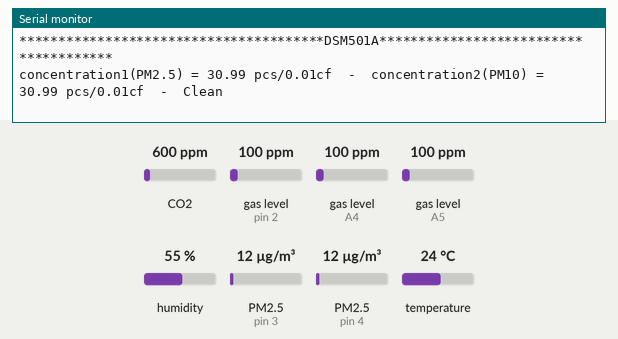
Recording of a sketch running on a simulated Arduino Uno, built with avr-gcc and run on an emulated ATmega328P. On the bench: the last lines printed to the serial monitor. Wiring (inferred from the names in the program): 2 × dust sensor: data pin 3 / data pin 4. Inputs (shaded band) come from the test bench; at power-on: CO2 600 ppm, gas level (sensors on pin 2, A4, A5) 100 ppm, humidity 55 %, PM2.5 (sensors on pin 3, pin 4) 12 µg/m³, temperature 24 °C.

Above: at 1.7 s.
1.8 s: CO2 set to 452 ppm
3.3 s: gas level (sensor on pin 2) set to 20 ppm
4.8 s: gas level (sensor on A4) set to 20 ppm
6.3 s: gas level (sensor on A5) set to 250 ppm
At 7.26 s:
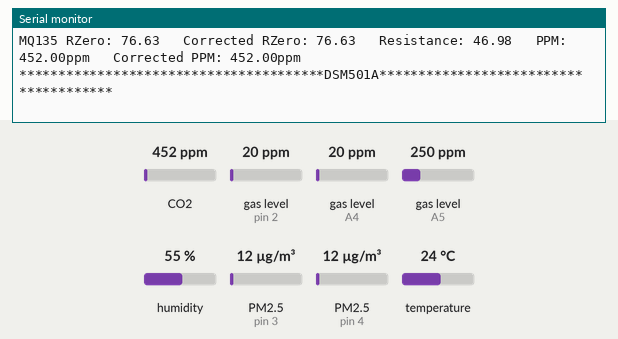
7.8 s: humidity set to 22 %
At 8.9 s:
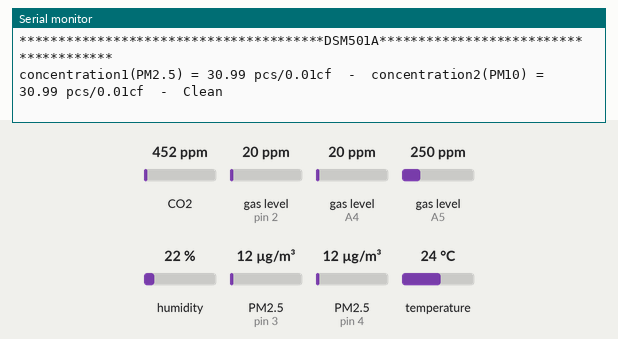
9.3 s: PM2.5 (sensor on pin 3) set to 6 µg/m³
Timing chart, 0 to 11.8 s (numbered marks = the images above; inputs shaded):
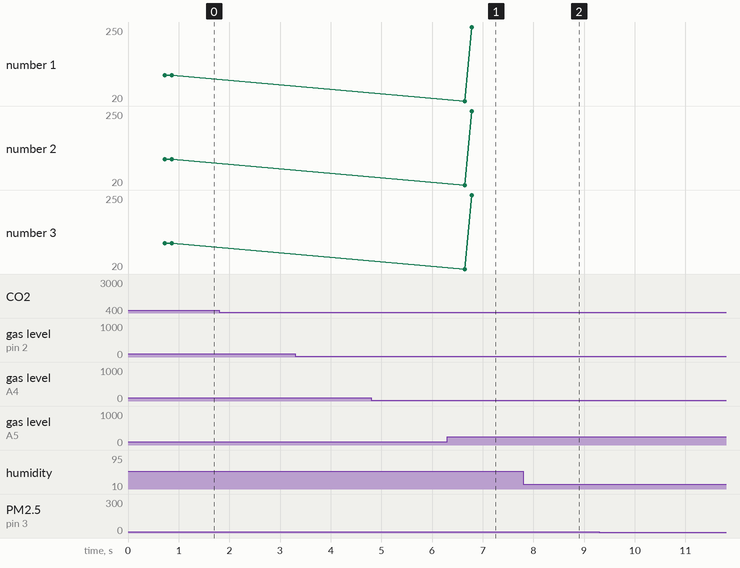

The sketch:

multi_sensor.ino
```cpp
#include <MQ7.h>
#include <MQUnifiedsensor.h> //mq9
#include <MQ2.h>
#include <MQ135.h>
#include <DHT.h>

#define MQ135_PIN A3 // MQ135 Analog Input MQ2_PIN
#define MQ2_PIN  A5
#define MQ7_PIN 2
#define VOLTAGE 5
#define         Board                   ("Arduino UNO")
#define         MQ9_PIN                     (A4)  //Analog input 4 of your arduino
#define         Type                    ("MQ-9") //MQ9
#define         Voltage_Resolution      (5)
#define         ADC_Bit_Resolution      (10) // For arduino UNO/MEGA/NANO
#define         RatioMQ9CleanAir        (9.6) //RS / R0 = 60 ppm
#define dhtpin A2
#define dhttype DHT11
#define pin2 4 // DSM501A
#define pin1 3 // DSM501A

unsigned long sampletime_ms = 5000;//sampe 1s ;
unsigned long duration1;
unsigned long duration2;
unsigned long lowpulseoccupancy1 = 0;
unsigned long lowpulseoccupancy2 = 0;
float ratio1 = 0;
float ratio2 = 0;
float concentration1 = 0;
float concentration2 = 0;

MQ7 mq7(MQ7_PIN, VOLTAGE);
MQUnifiedsensor MQ9(Board, Voltage_Resolution, ADC_Bit_Resolution, MQ9_PIN, Type);
MQ2 mq2(MQ2_PIN);
MQ135 mq135_sensor(MQ135_PIN);
DHT dht(dhtpin, dhttype);

void setup() {
  Serial.begin(9600);
  pinMode(2,INPUT);
  pinMode(3,INPUT);
  while (!Serial) {
    ; // wait for serial connection
  }
  mq7.calibrate();    // calculates R0
  MQ9.setRegressionMethod(1); //_PPM =  a*ratio^b
  MQ9.init();
  mq2.begin();
  float calcR0 = 0;
  for(int i = 1; i<=10; i ++)
  {
    MQ9.update(); // Update data, the arduino will be read the voltage on the analog MQ2_PIN
    calcR0 += MQ9.calibrate(RatioMQ9CleanAir);
    Serial.print(".");
  }
  MQ9.setR0(calcR0/10);
  if(isinf(calcR0)) {Serial.println("MQ-9: Warning: Conection issue founded, R0 is infite (Open circuit detected) please check your wiring and supply"); while(1);}
  if(calcR0 == 0){Serial.println("MQ-9: Warning: Conection issue founded, R0 is zero (Analog MQ2_PIN with short circuit to ground) please check your wiring and supply"); while(1);}
  dht.begin();
}

void loop() {
  Serial.println("\n\n\n\n\n**************************************MQ-7(CO2)***********************************");
  Serial.print("PPM = "); Serial.println(mq7.readPpm());

  Serial.println("\n********************************MQ-9(CO2, GLP, CH2)*******************************");
  MQ9.update(); // Update data, the arduino will be read the voltage on the analog MQ2_PIN
  /*
  Exponential regression:
  GAS     | a      | b
  LPG     | 1000.5 | -2.186
  CH4     | 4269.6 | -2.648
  CO      | 599.65 | -2.244
  */
  MQ9.setA(1000.5); MQ9.setB(-2.186); // Configurate the ecuation values to get LPG concentration
  float LPG = MQ9.readSensor(); // Sensor will read PPM concentration using the model and a and b values setted before or in the setup
  MQ9.setA(4269.6); MQ9.setB(-2.648); // Configurate the ecuation values to get LPG concentration
  float CH4 = MQ9.readSensor(); // Sensor will read PPM concentration using the model and a and b values setted before or in the setup
  MQ9.setA(599.65); MQ9.setB(-2.244); // Configurate the ecuation values to get LPG concentration
  float CO = MQ9.readSensor(); // Sensor will read PPM concentration using the model and a and b values setted before or in the setup
  Serial.print("\tGLP\t|\tCH4\t|\tCO2\t\n");
  Serial.print("\t");Serial.print(LPG);Serial.print("\t");Serial.print("|");Serial.print("\t");Serial.print(CH4);Serial.print("\t");Serial.print("|");Serial.print("\t");Serial.println(CO);

  Serial.println("\n********************************MQ-2(GLP, CO2, Smoke)*******************************");
  float lpg = mq2.readLPG();
  float co = mq2.readCO();
  float smoke = mq2.readSmoke();
  Serial.print("\tGLP\t|\tCO2\t|\tSmoke\t\n");
  Serial.print("\t");Serial.print(lpg);Serial.print("\t");Serial.print("|");Serial.print("\t");Serial.print(co);Serial.print("\t");Serial.print("|");Serial.print("\t");Serial.println(smoke);

  Serial.println("\n*******************************MQ-135(GLP, CO2, Smoke)******************************");
  float temperature = dht.readTemperature();
  float humidity = dht.readHumidity();
  if (isnan(temperature) || isnan(humidity)) {
    Serial.println(F("Failed to read from DHT sensor!"));
  }
  float rzero = mq135_sensor.getRZero();
  float correctedRZero = mq135_sensor.getCorrectedRZero(temperature, humidity);
  float resistance = mq135_sensor.getResistance();
  float ppm = mq135_sensor.getPPM();
  float correctedPPM = mq135_sensor.getCorrectedPPM(temperature, humidity);
  Serial.print("MQ135 RZero: ");
  Serial.print(rzero);
  Serial.print("\t Corrected RZero: ");
  Serial.print(correctedRZero);
  Serial.print("\t Resistance: ");
  Serial.print(resistance);
  Serial.print("\t PPM: ");
  Serial.print(ppm);
  Serial.print("ppm");
  Serial.print("\t Corrected PPM: ");
  Serial.print(correctedPPM);
  Serial.println("ppm");

  Serial.println("\n***************************************DSM501A**************************************");
  duration1 = pulseIn(pin1, LOW);
  duration2 = pulseIn(pin2, LOW);
  lowpulseoccupancy1 = lowpulseoccupancy1+duration1;
  lowpulseoccupancy2 = lowpulseoccupancy2+duration2;

  ratio1 = lowpulseoccupancy1/(sampletime_ms*10.0);  // Integer percentage 0=>100
  concentration1 = 1.1*pow(ratio1,3)-3.8*pow(ratio1,2)+520*ratio1+0.62; // using spec sheet curve

  ratio2 = lowpulseoccupancy2/(sampletime_ms*10.0);  // Integer percentage 0=>100
  concentration2 = 1.1*pow(ratio2,3)-3.8*pow(ratio2,2)+520*ratio2+0.62; //

  Serial.print("concentration1(PM2.5) = ");
  Serial.print(concentration1);
  Serial.print(" pcs/0.01cf  -  ");

  Serial.print("concentration2(PM10) = ");
  Serial.print(concentration2);
  Serial.print(" pcs/0.01cf  -  ");


  if (concentration1 < 1000) {
   Serial.print("Clean");
  }

  if (concentration1 > 1000 && concentration1 < 10000) {
   Serial.print("GOOD");
  }

  if (concentration1 > 10000 && concentration1 < 20000) {
   Serial.print("ACCEPTABLE");
  }
    if (concentration1 > 20000 && concentration1 < 50000) {
   Serial.print("HEAVY");
}

  if (concentration1 > 50000 ) {
   Serial.print("HAZARD");
  }

  lowpulseoccupancy1 = 0;
  lowpulseoccupancy2 = 0;

  delay(5000);
}
```

Measured:
- after the input at 6.3 s, the serial monitor: prints a new line after 0.48 s (image 1)
- plotted number 1: 100 → 250 after the input at 6.3 s
- plotted number 2: 100 → 250 after the input at 6.3 s
- plotted number 3: 100 → 250 after the input at 6.3 s
